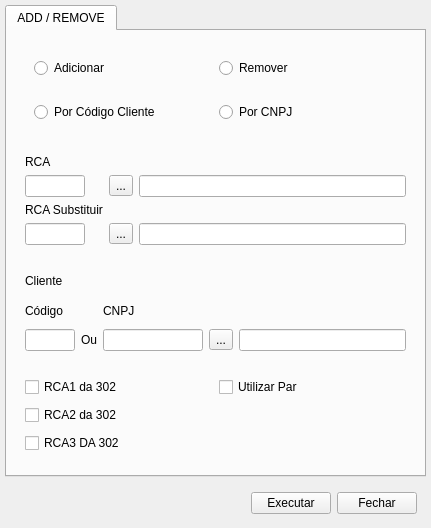
<?xml version="1.0" encoding="UTF-8"?>
<ui version="4.0">
 <class>tela</class>
 <widget class="QWidget" name="tela">
  <property name="geometry">
   <rect>
    <x>0</x>
    <y>0</y>
    <width>431</width>
    <height>528</height>
   </rect>
  </property>
  <property name="windowTitle">
   <string>Form</string>
  </property>
  <layout class="QGridLayout" name="gridLayout">
   <property name="leftMargin">
    <number>5</number>
   </property>
   <property name="topMargin">
    <number>5</number>
   </property>
   <property name="rightMargin">
    <number>5</number>
   </property>
   <property name="bottomMargin">
    <number>5</number>
   </property>
   <item row="0" column="0">
    <widget class="QTabWidget" name="tab_wid">
     <property name="tabPosition">
      <enum>QTabWidget::North</enum>
     </property>
     <property name="tabShape">
      <enum>QTabWidget::Rounded</enum>
     </property>
     <property name="currentIndex">
      <number>0</number>
     </property>
     <property name="elideMode">
      <enum>Qt::ElideNone</enum>
     </property>
     <widget class="QWidget" name="add_rem_tab">
      <attribute name="title">
       <string>ADD / REMOVE</string>
      </attribute>
      <layout class="QVBoxLayout" name="verticalLayout">
       <item>
        <widget class="QWidget" name="wid_cima" native="true">
         <layout class="QVBoxLayout" name="verticalLayout_2">
          <item>
           <widget class="QWidget" name="wid_add_rem" native="true">
            <layout class="QHBoxLayout" name="horizontalLayout">
             <item>
              <widget class="QRadioButton" name="add_rbtt">
               <property name="text">
                <string>Adicionar</string>
               </property>
              </widget>
             </item>
             <item>
              <widget class="QRadioButton" name="rem_rbtt">
               <property name="text">
                <string>Remover</string>
               </property>
              </widget>
             </item>
            </layout>
           </widget>
          </item>
          <item>
           <widget class="QWidget" name="wid_cod_cnpj" native="true">
            <layout class="QHBoxLayout" name="horizontalLayout_2">
             <item>
              <widget class="QRadioButton" name="codcli_rbtt">
               <property name="text">
                <string>Por Código Cliente</string>
               </property>
              </widget>
             </item>
             <item>
              <widget class="QRadioButton" name="cnpj_rbtt">
               <property name="text">
                <string>Por CNPJ</string>
               </property>
              </widget>
             </item>
            </layout>
           </widget>
          </item>
         </layout>
        </widget>
       </item>
       <item>
        <widget class="QWidget" name="wid_meio_1" native="true">
         <layout class="QGridLayout" name="gridLayout_2">
          <item row="3" column="2">
           <widget class="QLineEdit" name="rcasub_nomeln"/>
          </item>
          <item row="1" column="1">
           <widget class="QToolButton" name="rca_tbtt">
            <property name="text">
             <string>...</string>
            </property>
           </widget>
          </item>
          <item row="3" column="1">
           <widget class="QToolButton" name="rcasub_tbtt">
            <property name="text">
             <string>...</string>
            </property>
           </widget>
          </item>
          <item row="3" column="0">
           <widget class="QLineEdit" name="rcasub_ln">
            <property name="maximumSize">
             <size>
              <width>60</width>
              <height>16777215</height>
             </size>
            </property>
           </widget>
          </item>
          <item row="0" column="0">
           <widget class="QLabel" name="rca_lb">
            <property name="text">
             <string>RCA</string>
            </property>
           </widget>
          </item>
          <item row="1" column="2">
           <widget class="QLineEdit" name="rca_nome_ln"/>
          </item>
          <item row="1" column="0">
           <widget class="QLineEdit" name="rca_ln">
            <property name="maximumSize">
             <size>
              <width>60</width>
              <height>16777215</height>
             </size>
            </property>
           </widget>
          </item>
          <item row="2" column="0">
           <widget class="QLabel" name="rcasub_lb">
            <property name="text">
             <string>RCA Substituir</string>
            </property>
           </widget>
          </item>
         </layout>
        </widget>
       </item>
       <item>
        <widget class="QWidget" name="wid_meio_2" native="true">
         <layout class="QGridLayout" name="gridLayout_3">
          <item row="2" column="2">
           <widget class="QLineEdit" name="cnpjcli_ln">
            <property name="maximumSize">
             <size>
              <width>100</width>
              <height>16777215</height>
             </size>
            </property>
           </widget>
          </item>
          <item row="1" column="0">
           <widget class="QLabel" name="codcli_lb">
            <property name="text">
             <string>Código</string>
            </property>
           </widget>
          </item>
          <item row="2" column="3">
           <widget class="QToolButton" name="cli_tbtt">
            <property name="text">
             <string>...</string>
            </property>
           </widget>
          </item>
          <item row="2" column="4">
           <widget class="QLineEdit" name="cliente_ln"/>
          </item>
          <item row="2" column="0">
           <widget class="QLineEdit" name="codcli_ln">
            <property name="maximumSize">
             <size>
              <width>50</width>
              <height>16777215</height>
             </size>
            </property>
           </widget>
          </item>
          <item row="1" column="2">
           <widget class="QLabel" name="cnpjccli_lb">
            <property name="text">
             <string>CNPJ</string>
            </property>
           </widget>
          </item>
          <item row="0" column="0">
           <widget class="QLabel" name="cliente_lb">
            <property name="text">
             <string>Cliente</string>
            </property>
           </widget>
          </item>
          <item row="2" column="1">
           <widget class="QLabel" name="ou_lb">
            <property name="text">
             <string>Ou</string>
            </property>
           </widget>
          </item>
         </layout>
        </widget>
       </item>
       <item>
        <widget class="QWidget" name="wid_baix" native="true">
         <layout class="QGridLayout" name="gridLayout_4">
          <item row="0" column="0">
           <widget class="QCheckBox" name="rca1_302_cbox">
            <property name="text">
             <string>RCA1 da 302</string>
            </property>
           </widget>
          </item>
          <item row="0" column="1">
           <widget class="QCheckBox" name="util_par_cbox">
            <property name="text">
             <string>Utilizar Par</string>
            </property>
           </widget>
          </item>
          <item row="1" column="0">
           <widget class="QCheckBox" name="rca2_302_cbox">
            <property name="text">
             <string>RCA2 da 302</string>
            </property>
           </widget>
          </item>
          <item row="2" column="0">
           <widget class="QCheckBox" name="rca3_302_cbox">
            <property name="text">
             <string>RCA3 DA 302</string>
            </property>
           </widget>
          </item>
         </layout>
        </widget>
       </item>
      </layout>
     </widget>
    </widget>
   </item>
   <item row="1" column="0">
    <widget class="QWidget" name="wid_botoes" native="true">
     <property name="minimumSize">
      <size>
       <width>0</width>
       <height>40</height>
      </size>
     </property>
     <layout class="QHBoxLayout" name="horizontalLayout_3">
      <item>
       <spacer name="espc_esq_botoes">
        <property name="orientation">
         <enum>Qt::Horizontal</enum>
        </property>
        <property name="sizeHint" stdset="0">
         <size>
          <width>40</width>
          <height>20</height>
         </size>
        </property>
       </spacer>
      </item>
      <item>
       <widget class="QPushButton" name="executar_btt">
        <property name="text">
         <string>Executar</string>
        </property>
       </widget>
      </item>
      <item>
       <widget class="QPushButton" name="fechar_btt">
        <property name="text">
         <string>Fechar</string>
        </property>
       </widget>
      </item>
     </layout>
    </widget>
   </item>
  </layout>
 </widget>
 <tabstops>
  <tabstop>tab_wid</tabstop>
  <tabstop>add_rbtt</tabstop>
  <tabstop>rem_rbtt</tabstop>
  <tabstop>codcli_rbtt</tabstop>
  <tabstop>cnpj_rbtt</tabstop>
  <tabstop>rca_ln</tabstop>
  <tabstop>rca_tbtt</tabstop>
  <tabstop>rca_nome_ln</tabstop>
  <tabstop>rcasub_ln</tabstop>
  <tabstop>rcasub_tbtt</tabstop>
  <tabstop>rcasub_nomeln</tabstop>
  <tabstop>codcli_ln</tabstop>
  <tabstop>cnpjcli_ln</tabstop>
  <tabstop>cli_tbtt</tabstop>
  <tabstop>cliente_ln</tabstop>
  <tabstop>rca1_302_cbox</tabstop>
  <tabstop>rca2_302_cbox</tabstop>
  <tabstop>rca3_302_cbox</tabstop>
  <tabstop>util_par_cbox</tabstop>
  <tabstop>executar_btt</tabstop>
  <tabstop>fechar_btt</tabstop>
 </tabstops>
 <resources/>
 <connections/>
</ui>
